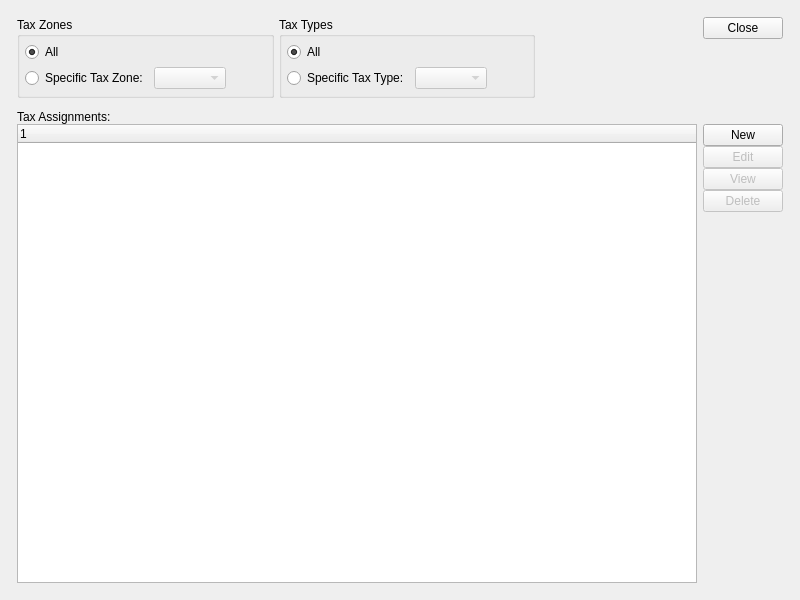
<ui version="4.0" >
 <comment>This file is part of the xTuple ERP: PostBooks Edition, a free and
open source Enterprise Resource Planning software suite,
Copyright (c) 1999-2011 by OpenMFG LLC, d/b/a xTuple.
It is licensed to you under the Common Public Attribution License
version 1.0, the full text of which (including xTuple-specific Exhibits)
is available at www.xtuple.com/CPAL.  By using this software, you agree
to be bound by its terms.</comment>
 <class>taxAssignments</class>
 <widget class="QWidget" name="taxAssignments" >
  <property name="geometry" >
   <rect>
    <x>0</x>
    <y>0</y>
    <width>800</width>
    <height>600</height>
   </rect>
  </property>
  <property name="sizePolicy" >
   <sizepolicy vsizetype="Expanding" hsizetype="Preferred" >
    <horstretch>0</horstretch>
    <verstretch>1</verstretch>
   </sizepolicy>
  </property>
  <property name="windowTitle" >
   <string>List Tax Assignments</string>
  </property>
  <layout class="QGridLayout" name="gridLayout_5" >
   <item row="0" column="0" >
    <layout class="QGridLayout" name="gridLayout_4" >
     <property name="margin" >
      <number>12</number>
     </property>
     <property name="spacing" >
      <number>12</number>
     </property>
     <item row="0" column="0" >
      <layout class="QHBoxLayout" name="horizontalLayout_2" >
       <item>
        <layout class="QHBoxLayout" name="horizontalLayout" >
         <item>
          <widget class="QGroupBox" name="_showZoneGroup" >
           <property name="title" >
            <string>Tax Zones</string>
           </property>
           <layout class="QGridLayout" name="gridLayout_2" >
            <item row="0" column="0" >
             <layout class="QHBoxLayout" >
              <property name="spacing" >
               <number>6</number>
              </property>
              <property name="margin" >
               <number>0</number>
              </property>
              <item>
               <widget class="QRadioButton" name="_showAll" >
                <property name="text" >
                 <string>All</string>
                </property>
                <property name="checked" >
                 <bool>true</bool>
                </property>
               </widget>
              </item>
              <item>
               <spacer>
                <property name="orientation" >
                 <enum>Qt::Horizontal</enum>
                </property>
                <property name="sizeHint" stdset="0" >
                 <size>
                  <width>161</width>
                  <height>20</height>
                 </size>
                </property>
               </spacer>
              </item>
             </layout>
            </item>
            <item row="1" column="0" >
             <layout class="QHBoxLayout" >
              <property name="spacing" >
               <number>6</number>
              </property>
              <property name="margin" >
               <number>0</number>
              </property>
              <item>
               <widget class="QRadioButton" name="_showOne" >
                <property name="text" >
                 <string>Specific Tax Zone:</string>
                </property>
               </widget>
              </item>
              <item>
               <widget class="XComboBox" name="_taxZone" >
                <property name="enabled" >
                 <bool>false</bool>
                </property>
                <property name="allowNull" >
                 <bool>true</bool>
                </property>
                <property name="nullStr" >
                 <string>Any</string>
                </property>
                <property name="type" >
                 <enum>XComboBox::TaxZones</enum>
                </property>
               </widget>
              </item>
              <item>
               <spacer>
                <property name="orientation" >
                 <enum>Qt::Horizontal</enum>
                </property>
                <property name="sizeHint" stdset="0" >
                 <size>
                  <width>40</width>
                  <height>20</height>
                 </size>
                </property>
               </spacer>
              </item>
             </layout>
            </item>
           </layout>
          </widget>
         </item>
         <item>
          <widget class="QGroupBox" name="_showTypeGroup" >
           <property name="title" >
            <string>Tax Types</string>
           </property>
           <layout class="QGridLayout" name="gridLayout_3" >
            <item row="0" column="0" >
             <layout class="QHBoxLayout" name="_2" >
              <property name="spacing" >
               <number>6</number>
              </property>
              <property name="margin" >
               <number>0</number>
              </property>
              <item>
               <widget class="QRadioButton" name="_showAllTypes" >
                <property name="text" >
                 <string>All</string>
                </property>
                <property name="checked" >
                 <bool>true</bool>
                </property>
               </widget>
              </item>
              <item>
               <spacer>
                <property name="orientation" >
                 <enum>Qt::Horizontal</enum>
                </property>
                <property name="sizeHint" stdset="0" >
                 <size>
                  <width>161</width>
                  <height>20</height>
                 </size>
                </property>
               </spacer>
              </item>
             </layout>
            </item>
            <item row="1" column="0" >
             <layout class="QHBoxLayout" name="_3" >
              <property name="spacing" >
               <number>6</number>
              </property>
              <property name="margin" >
               <number>0</number>
              </property>
              <item>
               <widget class="QRadioButton" name="_showOneType" >
                <property name="text" >
                 <string>Specific Tax Type:</string>
                </property>
               </widget>
              </item>
              <item>
               <widget class="XComboBox" name="_taxType" >
                <property name="enabled" >
                 <bool>false</bool>
                </property>
                <property name="allowNull" >
                 <bool>true</bool>
                </property>
                <property name="nullStr" >
                 <string>Any</string>
                </property>
                <property name="type" >
                 <enum>XComboBox::TaxTypes</enum>
                </property>
               </widget>
              </item>
              <item>
               <spacer>
                <property name="orientation" >
                 <enum>Qt::Horizontal</enum>
                </property>
                <property name="sizeHint" stdset="0" >
                 <size>
                  <width>40</width>
                  <height>20</height>
                 </size>
                </property>
               </spacer>
              </item>
             </layout>
            </item>
           </layout>
          </widget>
         </item>
        </layout>
       </item>
       <item>
        <spacer name="horizontalSpacer_3" >
         <property name="orientation" >
          <enum>Qt::Horizontal</enum>
         </property>
         <property name="sizeHint" stdset="0" >
          <size>
           <width>78</width>
           <height>81</height>
          </size>
         </property>
        </spacer>
       </item>
       <item>
        <layout class="QVBoxLayout" >
         <property name="spacing" >
          <number>0</number>
         </property>
         <property name="margin" >
          <number>0</number>
         </property>
         <item>
          <widget class="QPushButton" name="_close" >
           <property name="text" >
            <string>Close</string>
           </property>
          </widget>
         </item>
         <item>
          <spacer>
           <property name="orientation" >
            <enum>Qt::Vertical</enum>
           </property>
           <property name="sizeType" >
            <enum>QSizePolicy::Expanding</enum>
           </property>
           <property name="sizeHint" stdset="0" >
            <size>
             <width>20</width>
             <height>0</height>
            </size>
           </property>
          </spacer>
         </item>
        </layout>
       </item>
      </layout>
     </item>
     <item row="1" column="0" >
      <widget class="QFrame" name="_frame" >
       <property name="sizePolicy" >
        <sizepolicy vsizetype="Expanding" hsizetype="Preferred" >
         <horstretch>0</horstretch>
         <verstretch>1</verstretch>
        </sizepolicy>
       </property>
       <property name="frameShape" >
        <enum>QFrame::NoFrame</enum>
       </property>
       <property name="frameShadow" >
        <enum>QFrame::Raised</enum>
       </property>
       <layout class="QGridLayout" name="gridLayout" >
        <property name="margin" >
         <number>0</number>
        </property>
        <property name="spacing" >
         <number>0</number>
        </property>
        <item row="0" column="0" >
         <layout class="QVBoxLayout" name="verticalLayout" >
          <property name="spacing" >
           <number>0</number>
          </property>
          <item>
           <widget class="QLabel" name="label" >
            <property name="text" >
             <string>Tax Assignments:</string>
            </property>
           </widget>
          </item>
          <item>
           <layout class="QHBoxLayout" >
            <property name="spacing" >
             <number>6</number>
            </property>
            <property name="margin" >
             <number>0</number>
            </property>
            <item>
             <widget class="XTreeWidget" name="_taxass" >
              <property name="sizePolicy" >
               <sizepolicy vsizetype="Expanding" hsizetype="Expanding" >
                <horstretch>0</horstretch>
                <verstretch>5</verstretch>
               </sizepolicy>
              </property>
             </widget>
            </item>
            <item>
             <layout class="QVBoxLayout" >
              <property name="spacing" >
               <number>0</number>
              </property>
              <property name="margin" >
               <number>0</number>
              </property>
              <item>
               <widget class="QPushButton" name="_new" >
                <property name="text" >
                 <string>New</string>
                </property>
               </widget>
              </item>
              <item>
               <widget class="QPushButton" name="_edit" >
                <property name="enabled" >
                 <bool>false</bool>
                </property>
                <property name="text" >
                 <string>Edit</string>
                </property>
               </widget>
              </item>
              <item>
               <widget class="QPushButton" name="_view" >
                <property name="enabled" >
                 <bool>false</bool>
                </property>
                <property name="text" >
                 <string>View</string>
                </property>
               </widget>
              </item>
              <item>
               <widget class="QPushButton" name="_delete" >
                <property name="enabled" >
                 <bool>false</bool>
                </property>
                <property name="text" >
                 <string>Delete</string>
                </property>
               </widget>
              </item>
              <item>
               <spacer>
                <property name="orientation" >
                 <enum>Qt::Vertical</enum>
                </property>
                <property name="sizeHint" stdset="0" >
                 <size>
                  <width>20</width>
                  <height>0</height>
                 </size>
                </property>
               </spacer>
              </item>
             </layout>
            </item>
           </layout>
          </item>
         </layout>
        </item>
       </layout>
      </widget>
     </item>
    </layout>
   </item>
  </layout>
 </widget>
 <layoutdefault spacing="5" margin="5" />
 <customwidgets>
  <customwidget>
   <class>XComboBox</class>
   <extends>QComboBox</extends>
   <header>xcombobox.h</header>
  </customwidget>
  <customwidget>
   <class>XTreeWidget</class>
   <extends>QTreeWidget</extends>
   <header>xtreewidget.h</header>
   <container>1</container>
  </customwidget>
 </customwidgets>
 <resources/>
 <connections>
  <connection>
   <sender>_close</sender>
   <signal>clicked()</signal>
   <receiver>taxAssignments</receiver>
   <slot>close()</slot>
   <hints>
    <hint type="sourcelabel" >
     <x>737</x>
     <y>26</y>
    </hint>
    <hint type="destinationlabel" >
     <x>399</x>
     <y>299</y>
    </hint>
   </hints>
  </connection>
  <connection>
   <sender>_showOne</sender>
   <signal>toggled(bool)</signal>
   <receiver>_taxZone</receiver>
   <slot>setEnabled(bool)</slot>
   <hints>
    <hint type="sourcelabel" >
     <x>115</x>
     <y>51</y>
    </hint>
    <hint type="destinationlabel" >
     <x>293</x>
     <y>51</y>
    </hint>
   </hints>
  </connection>
  <connection>
   <sender>_showOneType</sender>
   <signal>toggled(bool)</signal>
   <receiver>_taxType</receiver>
   <slot>setEnabled(bool)</slot>
   <hints>
    <hint type="sourcelabel" >
     <x>350</x>
     <y>85</y>
    </hint>
    <hint type="destinationlabel" >
     <x>446</x>
     <y>85</y>
    </hint>
   </hints>
  </connection>
 </connections>
</ui>
